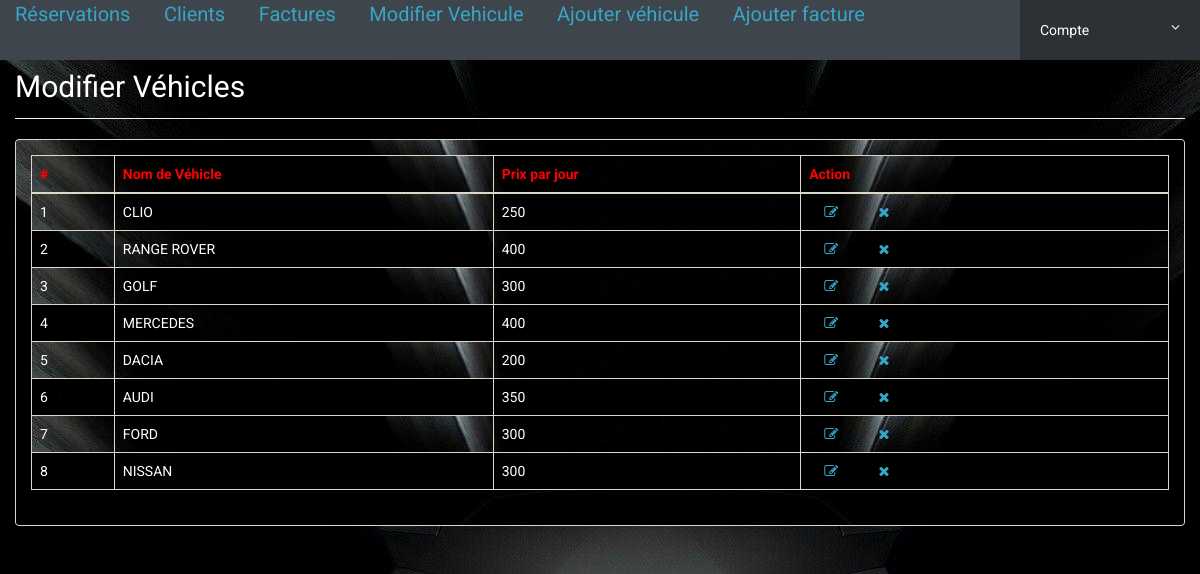
/admin/manage-vehicles.php (signed in), run on the app's committed database.
### tables this page shows
CREATE TABLE IF NOT EXISTS `vehicles` (
  `id` int(11) NOT NULL AUTO_INCREMENT,
  `VehiclesTitle` varchar(150) DEFAULT NULL,
  `VehiclesBrand` int(11) DEFAULT NULL,
  `VehiclesOverview` longtext,
  `PricePerDay` int(11) DEFAULT NULL,
  `FuelType` varchar(100) DEFAULT NULL,
  `ModelYear` int(6) DEFAULT NULL,
  `SeatingCapacity` int(11) DEFAULT NULL,
  `Vimage1` varchar(120) DEFAULT NULL,
  `Vimage2` varchar(120) DEFAULT NULL,
  `Vimage3` varchar(120) DEFAULT NULL,
  `Vimage4` varchar(120) DEFAULT NULL,
  `Vimage5` varchar(120) DEFAULT NULL,
  `AirConditioner` int(11) DEFAULT NULL,
  `PowerDoorLocks` int(11) DEFAULT NULL,
  `AntiLockBrakingSystem` int(11) DEFAULT NULL,
  `BrakeAssist` int(11) DEFAULT NULL,
  `PowerSteering` int(11) DEFAULT NULL,
  `DriverAirbag` int(11) DEFAULT NULL,
  `PassengerAirbag` int(11) DEFAULT NULL,
  `PowerWindows` int(11) DEFAULT NULL,
  `CDPlayer` int(11) DEFAULT NULL,
  `CentralLocking` int(11) DEFAULT NULL,
  `CrashSensor` int(11) DEFAULT NULL,
  `LeatherSeats` int(11) DEFAULT NULL,
  `RegDate` timestamp NOT NULL DEFAULT CURRENT_TIMESTAMP,
  `UpdationDate` timestamp NULL DEFAULT NULL ON UPDATE CURRENT_TIMESTAMP,
  `paiement` varchar(50) NOT NULL,
  `coleur` varchar(50) NOT NULL,
  `Disponible` varchar(50) NOT NULL DEFAULT 'DISPONIBLE',
  `depart` varchar(20) NOT NULL,
  `retour` varchar(20) NOT NULL,
  `nbjours` int(11) NOT NULL,
  `matricule` varchar(50) NOT NULL,
  `Stat` int(11) NOT NULL,
  PRIMARY KEY (`id`)
);

### admin/manage-vehicles.php (the view, shortened to what this page needs)
<?php
include('includes/config.php');
if(strlen($_SESSION['alogin'])==0)
	{
header('location:index.php');
}
else{
 ?>
<!doctype html>
<html lang="en" class="no-js">
<head>
	<link rel="stylesheet" href="css/font-awesome.min.css">
	<link rel="stylesheet" href="css/bootstrap.min.css">
	<link rel="stylesheet" href="css/dataTables.bootstrap.min.css">
	<link rel="stylesheet" href="css/bootstrap-social.css">
	<link rel="stylesheet" href="css/bootstrap-select.css">
	<link rel="stylesheet" href="css/fileinput.min.css">
	<link rel="stylesheet" href="css/awesome-bootstrap-checkbox.css">
	<link rel="stylesheet" href="css/style.css">
</head>
<body>
	<?php include('includes/header.php');?>
	<div class="ts-main-content">
		<div class="content-">
			<div class="container-fluid">
				<div class="row">
					<div class="col-md-12">
						<h2 class="page-title">Modifier Véhicles</h2>
						<div class="panel panel-default">
							<div class="panel-body">
								<table id="zctb" class="display table table-striped table-bordered " cellspacing="0" width="100%">
									<thead>
										<tr>
										<th>#</th>
											<th>Nom de Véhicle </th>
											<th>Prix par jour</th>
											<th>Action</th>
										</tr>
									</thead>
									<tbody>
<?php $sql = "SELECT vehicles.VehiclesTitle,vehicles.PricePerDay,vehicles.id from vehicles ";
$query = $pdo -> prepare($sql);
$query->execute();
$results=$query->fetchAll(PDO::FETCH_OBJ);
$cnt=1;
if($query->rowCount() > 0)
{
foreach($results as $result)
{				?>
										<tr>
											<td><?php echo htmlentities($cnt);?></td>
											<td><?php echo htmlentities($result->VehiclesTitle);?></td>
											<td><?php echo htmlentities($result->PricePerDay);?></td>
											<td><a href="edit-vehicle.php?id=<?php echo $result->id;?>"><i class="fa fa-edit"></i></a>&nbsp;&nbsp;
										<a href="manage-vehicles.php?del=<?php echo $result->id;?>" onclick="return confirm('Do you want to delete');"><i class="fa fa-close"></i></a></td>
										</tr>
										<?php $cnt=$cnt+1; }} ?>
									</tbody>
								</table>
							</div>
						</div>
					</div>
				</div>
			</div>
		</div>
	</div>
</body>
</html>
<?php } ?>

### admin/css/style.css (style rules this page uses)
html { font-size: 14px; }
@media only screen and (min-width: 480px) { html { font-size: 17px; } }
@media only screen and (min-width: 768px) { html { font-size: 14px; } }
body { font-size: 1em; }
a { color: #37a6c4; }
.panel { overflow: hidden; }
.page-title { padding-bottom: 15px; margin-bottom: 20px; border-bottom: 1px solid #f0f0f0; }

### admin/manage-vehicles.php (style rules this page uses)
body { background-image: url("Bgg.jpg") ; }
.panel-body { background-image: url("Bgg.jpg") ; }
table { background-image: url("Bgg.jpg") ; color : white }
.table-striped>tbody>tr:nth-of-type(odd) { background-image: url("Bgg.jpg") ; }
th { color : red; }
h2 { color : white; padding-top : 50px }

### admin/includes/header.php (style rules this page uses)
a { padding-left: 15px; padding-right : 15px; }

### data on the page
vehicles: VehiclesTitle "CLIO", PricePerDay "250"
vehicles: VehiclesTitle "RANGE ROVER", PricePerDay "400"
vehicles: VehiclesTitle "GOLF", PricePerDay "300"
vehicles: VehiclesTitle "MERCEDES", PricePerDay "400"
vehicles: VehiclesTitle "DACIA", PricePerDay "200"
vehicles: VehiclesTitle "AUDI", PricePerDay "350"
vehicles: VehiclesTitle "FORD", PricePerDay "300"
vehicles: VehiclesTitle "NISSAN", PricePerDay "300"
